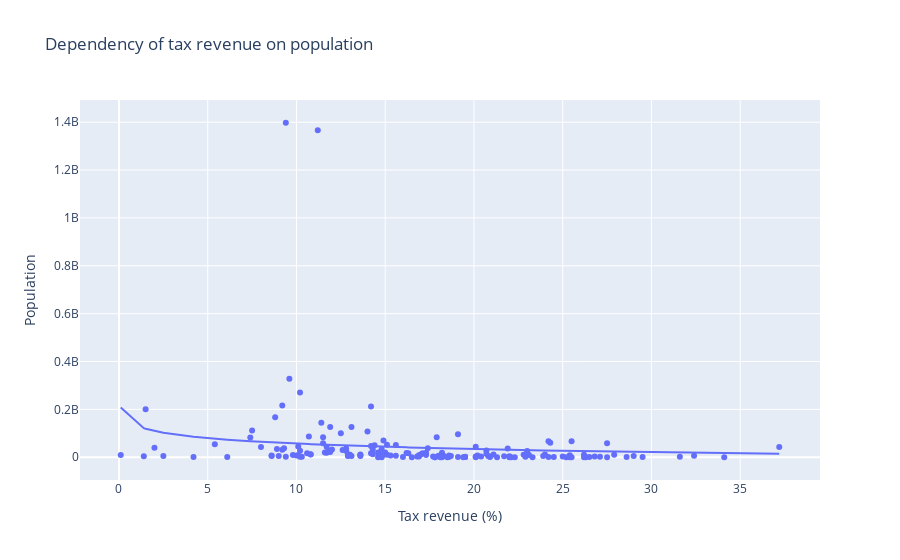

The notebook cell saved with this chart:
### Markdown cell above
### Dependency of tax revenue on tax rate

With this graph we can come to a conclusion that tax revenue is not dependent on tax rate

### Code cell
non_positive_mask = df['Tax revenue (%)'] <= 0

if non_positive_mask.any():
    df = df[~non_positive_mask]
fig = px.scatter(df, x="Tax revenue (%)", y="Population",
                 trendline="ols", trendline_options=dict(log_x=True),
                 title="Dependency of tax revenue on population",hover_name="Country")
fig.show()

### Figure 1 — Plotly figure (JSON) as saved in the notebook; plotly's stock layout.template omitted (floating-point values rounded to 4 significant figures; data arrays with more than 128 entries replaced by an {"elided": "..."} marker saying what was removed)
{"data": [{"hovertemplate": "<b>%{hovertext}</b><br><br>Tax revenue (%)=%{x}<br>Population=%{y}<extra></extra>", "hovertext": {"elided": "193 str values"}, "legendgroup": "", "marker": {"color": "#636efa", "symbol": "circle"}, "mode": "markers", "name": "", "orientation": "v", "showlegend": false, "type": "scatter", "x": {"elided": "193 float values"}, "xaxis": "x", "y": {"elided": "193 int values"}, "yaxis": "y"}, {"hovertemplate": "<b>OLS trendline</b><br>Population = -7.55118e+07 * log10(Tax revenue (%)) + 1.32727e+08<br>R<sup>2</sup>=0.018213<br><br>Tax revenue (%)=%{x}<br>Population=%{y} <b>(trend)</b><extra></extra>", "legendgroup": "", "marker": {"color": "#636efa", "symbol": "circle"}, "mode": "lines", "name": "", "showlegend": false, "type": "scatter", "x": {"elided": "167 float values"}, "xaxis": "x", "y": {"elided": "167 float values"}, "yaxis": "y"}], "layout": {"legend": {"tracegroupgap": 0}, "title": {"text": "Dependency of tax revenue on population"}, "xaxis": {"anchor": "y", "domain": [0, 1], "title": {"text": "Tax revenue (%)"}}, "yaxis": {"anchor": "x", "domain": [0, 1], "title": {"text": "Population"}}}}
